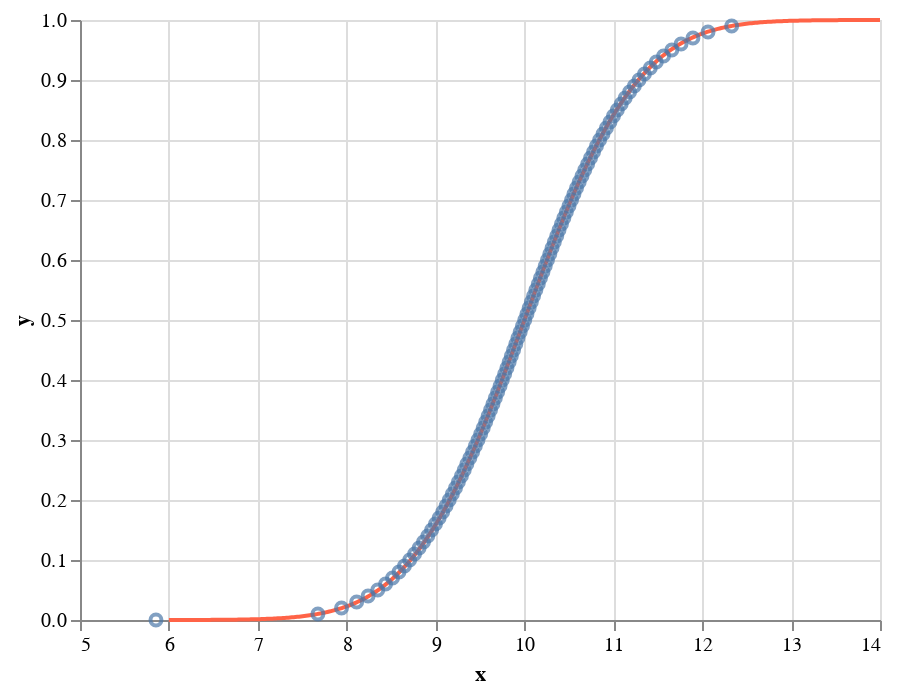

Notebook code cell kept with this figure:
### Markdown cell above
It looks Normal, but, again, comparing the resulting ECDF is a better way to look at this.

### Code cell
# Compute theoretical CDF
x_theor = np.linspace(6, 14, 400)
y_theor = scipy.stats.norm.cdf(x_theor, mu, sigma)
df_cdf = pd.DataFrame(data={'x': x_theor, 'y': y_theor})

# Make ECDF values
x, y = bootcamp_utils.ecdf_vals(x)

# Make a data frame with thinned values from the ECDF
df_ecdf = pd.DataFrame(data={'x': x[::1000], 'y': y[::1000]})

# Make the plot
ecdf = alt.Chart(df_ecdf
    ).mark_point(
    ).encode(
        x='x:Q',
        y='y:Q')

cdf = alt.Chart(df_cdf
    ).mark_line(
        color='tomato'
    ).encode(
        x='x:Q',
        y='y:Q')

cdf + ecdf

### Figure 1 — Vega-Lite specification as saved in the notebook (floating-point values rounded to 4 significant figures; data arrays with more than 128 entries replaced by an {"elided": "..."} marker saying what was removed)
{"$schema": "https://vega.github.io/schema/vega-lite/v2.4.3.json", "config": {"view": {"height": 300, "width": 400}}, "layer": [{"data": {"values": {"elided": "400 records"}}, "encoding": {"x": {"field": "x", "type": "quantitative"}, "y": {"field": "y", "type": "quantitative"}}, "mark": {"color": "tomato", "type": "line"}}, {"data": {"values": [{"x": 5.855, "y": 1e-05}, {"x": 7.676, "y": 0.01001}, {"x": 7.942, "y": 0.02001}, {"x": 8.112, "y": 0.03001}, {"x": 8.241, "y": 0.04001}, {"x": 8.35, "y": 0.05001}, {"x": 8.437, "y": 0.06001}, {"x": 8.516, "y": 0.07001}, {"x": 8.589, "y": 0.08001}, {"x": 8.65, "y": 0.09001}, {"x": 8.709, "y": 0.1}, {"x": 8.764, "y": 0.11}, {"x": 8.815, "y": 0.12}, {"x": 8.864, "y": 0.13}, {"x": 8.912, "y": 0.14}, {"x": 8.955, "y": 0.15}, {"x": 8.999, "y": 0.16}, {"x": 9.04, "y": 0.17}, {"x": 9.08, "y": 0.18}, {"x": 9.118, "y": 0.19}, {"x": 9.154, "y": 0.2}, {"x": 9.189, "y": 0.21}, {"x": 9.224, "y": 0.22}, {"x": 9.257, "y": 0.23}, {"x": 9.291, "y": 0.24}, {"x": 9.323, "y": 0.25}, {"x": 9.352, "y": 0.26}, {"x": 9.385, "y": 0.27}, {"x": 9.417, "y": 0.28}, {"x": 9.447, "y": 0.29}, {"x": 9.477, "y": 0.3}, {"x": 9.507, "y": 0.31}, {"x": 9.536, "y": 0.32}, {"x": 9.564, "y": 0.33}, {"x": 9.592, "y": 0.34}, {"x": 9.618, "y": 0.35}, {"x": 9.645, "y": 0.36}, {"x": 9.672, "y": 0.37}, {"x": 9.699, "y": 0.38}, {"x": 9.726, "y": 0.39}, {"x": 9.751, "y": 0.4}, {"x": 9.777, "y": 0.41}, {"x": 9.803, "y": 0.42}, {"x": 9.828, "y": 0.43}, {"x": 9.852, "y": 0.44}, {"x": 9.878, "y": 0.45}, {"x": 9.903, "y": 0.46}, {"x": 9.927, "y": 0.47}, {"x": 9.952, "y": 0.48}, {"x": 9.978, "y": 0.49}, {"x": 10.0, "y": 0.5}, {"x": 10.03, "y": 0.51}, {"x": 10.05, "y": 0.52}, {"x": 10.08, "y": 0.53}, {"x": 10.1, "y": 0.54}, {"x": 10.13, "y": 0.55}, {"x": 10.16, "y": 0.56}, {"x": 10.18, "y": 0.57}, {"x": 10.21, "y": 0.58}, {"x": 10.23, "y": 0.59}, {"x": 10.26, "y": 0.6}, {"x": 10.29, "y": 0.61}, {"x": 10.31, "y": 0.62}, {"x": 10.34, "y": 0.63}, {"x": 10.36, "y": 0.64}, {"x": 10.39, "y": 0.65}, {"x": 10.42, "y": 0.66}, {"x": 10.44, "y": 0.67}, {"x": 10.47, "y": 0.68}, {"x": 10.5, "y": 0.69}, {"x": 10.53, "y": 0.7}, {"x": 10.56, "y": 0.71}, {"x": 10.59, "y": 0.72}, {"x": 10.62, "y": 0.73}, {"x": 10.65, "y": 0.74}, {"x": 10.68, "y": 0.75}, {"x": 10.71, "y": 0.76}, {"x": 10.74, "y": 0.77}, {"x": 10.78, "y": 0.78}, {"x": 10.81, "y": 0.79}, {"x": 10.85, "y": 0.8}, {"x": 10.88, "y": 0.81}, {"x": 10.92, "y": 0.82}, {"x": 10.96, "y": 0.83}, {"x": 11.0, "y": 0.84}, {"x": 11.04, "y": 0.85}, {"x": 11.09, "y": 0.86}, {"x": 11.13, "y": 0.87}, {"x": 11.18, "y": 0.88}, {"x": 11.24, "y": 0.89}, {"x": 11.29, "y": 0.9}, {"x": 11.35, "y": 0.91}, {"x": 11.42, "y": 0.92}, {"x": 11.48, "y": 0.93}, {"x": 11.57, "y": 0.94}, {"x": 11.66, "y": 0.95}, {"x": 11.76, "y": 0.96}, {"x": 11.9, "y": 0.97}, {"x": 12.07, "y": 0.98}, {"x": 12.33, "y": 0.99}]}, "encoding": {"x": {"field": "x", "type": "quantitative"}, "y": {"field": "y", "type": "quantitative"}}, "mark": "point"}]}
